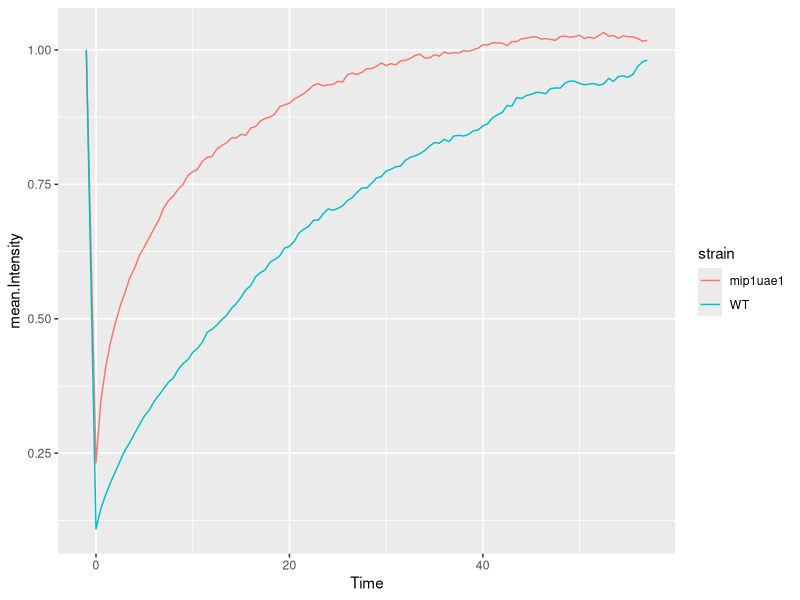
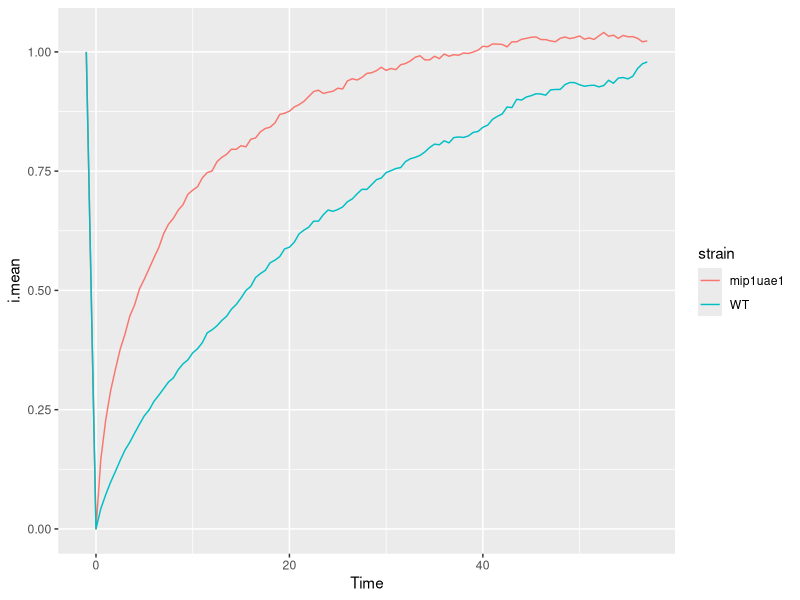
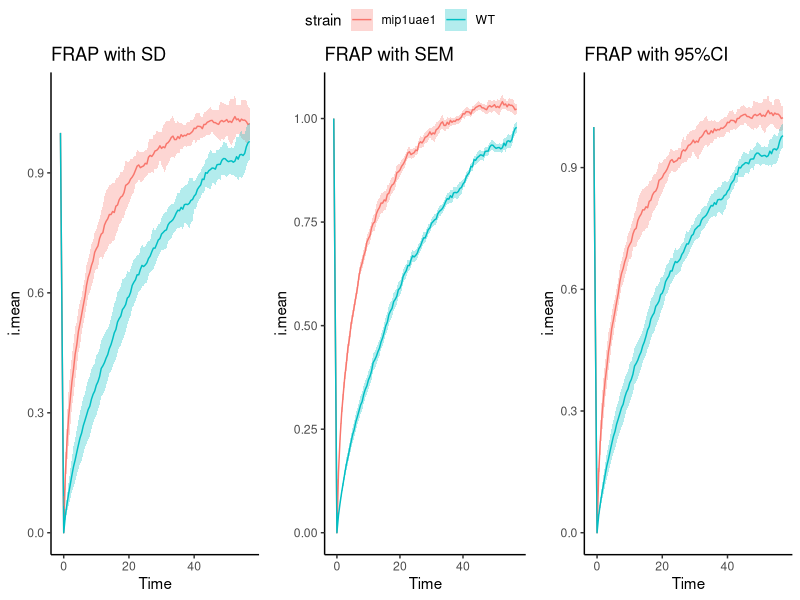
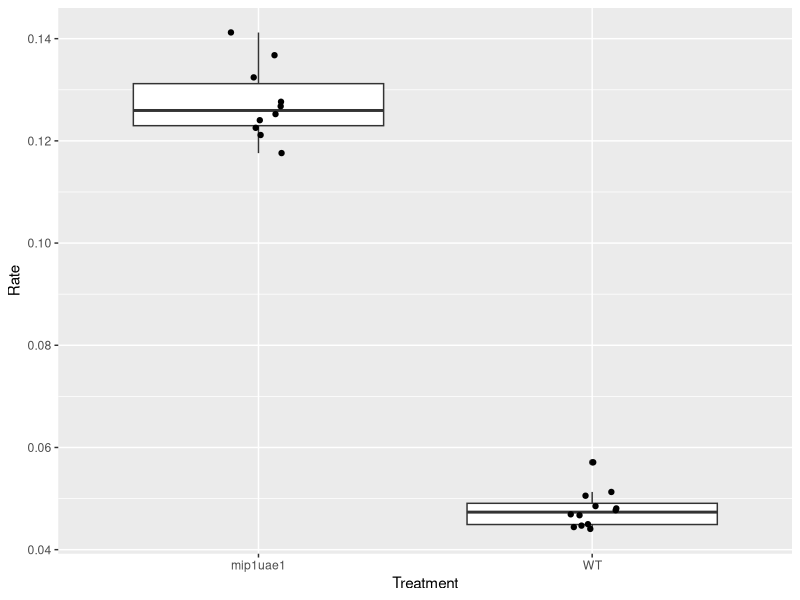
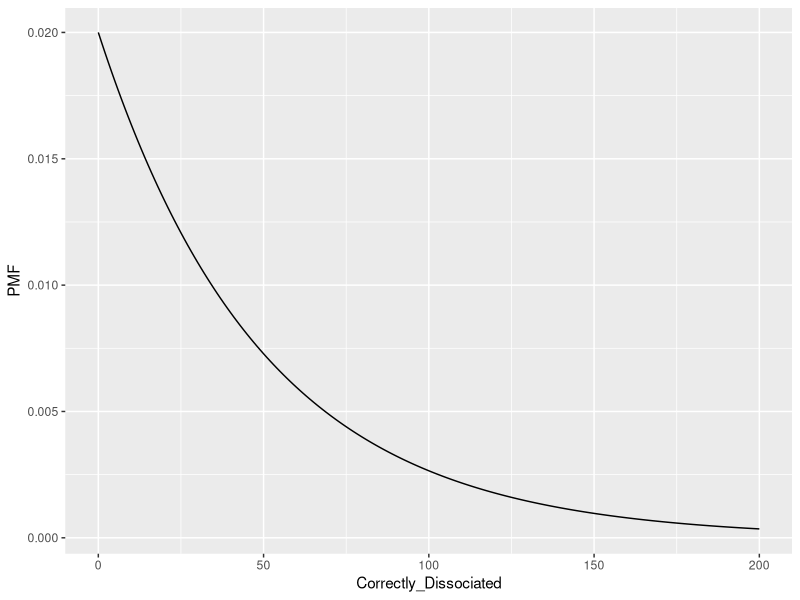
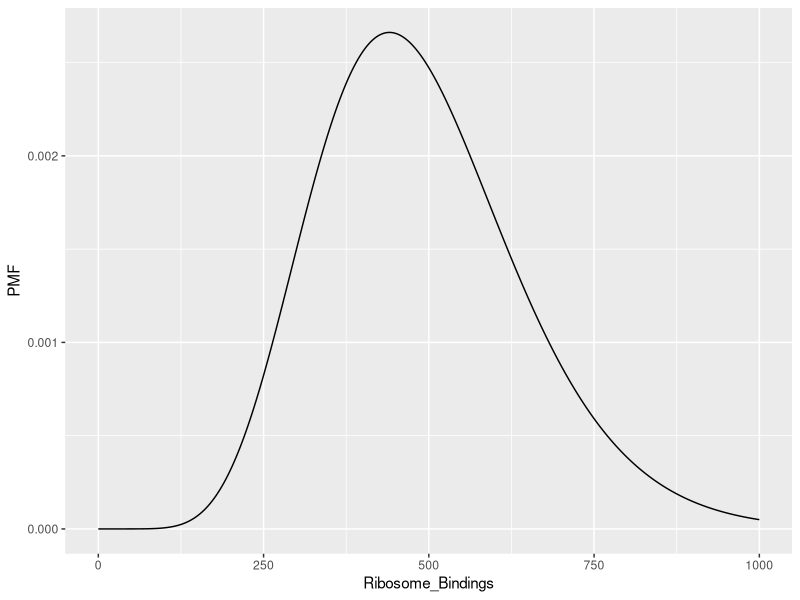
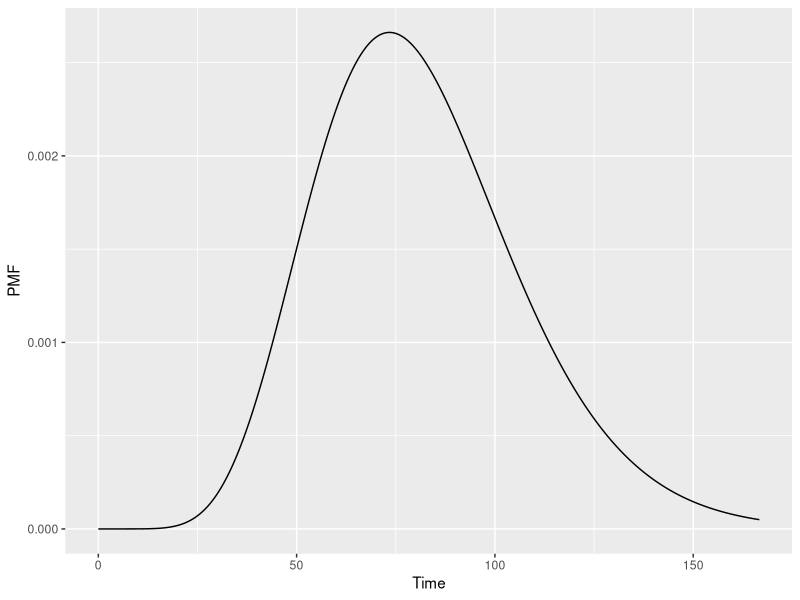
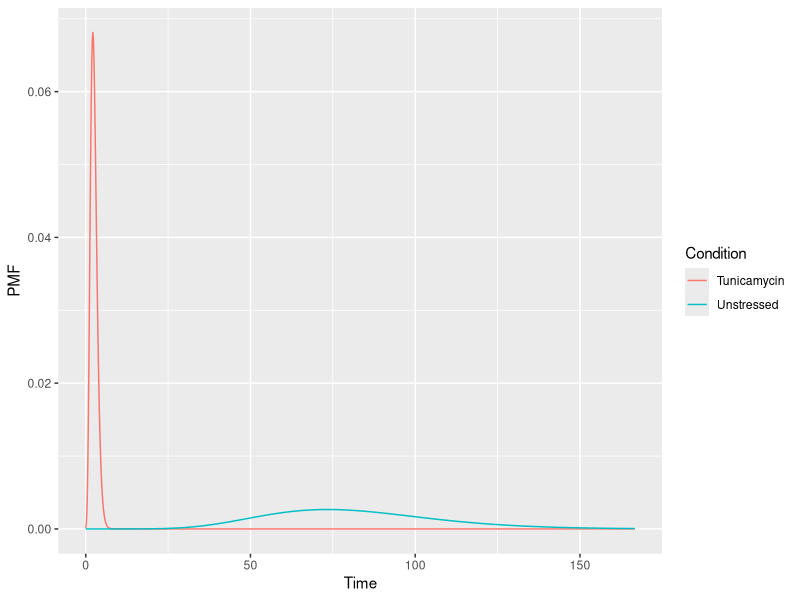

R code for these plots, in order:
## ---- chunk 1
knitr::opts_chunk$set(echo = TRUE)
library(ggplot2)
library(dplyr)
library(ggpubr)
## ---- chunk 2
##load frap data
frap = read.csv("glh_frap.csv", stringsAsFactors = TRUE)
head(frap)
# View(frap)
str(frap)
## ---- chunk 3
frap.summary = frap %>% 
  group_by(Time, strain) %>%
  summarise(mean.Intensity = mean(Intensity))
head(frap.summary)
# View(frap.summary)

ggplot(frap.summary, aes(x = Time, y = mean.Intensity, color = strain))+
  geom_line()
## ---- chunk 4
# normalization
affine.transform = function(x) {(x-min(x))/(1-min(x))}
## ---- chunk 5
frap = frap %>%
  group_by(strain, rep) %>%
  mutate(norm.Intensity = affine.transform(Intensity))
head(frap)
# View(frap)
## ---- chunk 6
frap.norm.summary = frap %>% 
  group_by(Time, strain) %>%
  summarise(i.mean = mean(norm.Intensity))
head(frap.norm.summary)
# View(frap.norm.summary)

ggplot(frap.norm.summary, aes(x = Time, y = i.mean, color = strain))+
  geom_line()
## ---- chunk 7
frap.norm.summary = frap %>% 
  group_by(Time, strain) %>%
  summarise(i.mean = mean(norm.Intensity),
            i.sd = sd(norm.Intensity),
            i.se = sd(norm.Intensity)/sqrt(max(rep)),
            n.rep = max(rep))
head(frap.norm.summary)
# View(frap.norm.summary)
## ---- chunk 8
frap.norm.summary$sd.upper = frap.norm.summary$i.mean +
  frap.norm.summary$i.sd
frap.norm.summary$sd.lower = frap.norm.summary$i.mean -
  frap.norm.summary$i.sd

frap.norm.summary$se.upper = frap.norm.summary$i.mean +
  frap.norm.summary$i.se
frap.norm.summary$se.lower = frap.norm.summary$i.mean -
  frap.norm.summary$i.se

frap.norm.summary$ci.upper = frap.norm.summary$i.mean +
  qt(0.975,df = frap.norm.summary$n.rep-1)*frap.norm.summary$i.se
frap.norm.summary$ci.lower = frap.norm.summary$i.mean -
  qt(0.975,df = frap.norm.summary$n.rep-1)*frap.norm.summary$i.se

head(frap.norm.summary)
# View(frap.norm.summary)
## ---- chunk 9
# SD
sd.plot = ggplot(frap.norm.summary, aes(x=Time, y=i.mean, color=strain)) +
  geom_line() +
  geom_ribbon(aes(ymin=sd.lower, ymax=sd.upper, fill=strain),
              alpha=0.3, linetype = 0) +
  theme_classic() +
  ggtitle("FRAP with SD")

# SEM
se.plot = ggplot(frap.norm.summary, aes(x=Time, y=i.mean, color=strain)) +
  geom_line() +
  geom_ribbon(aes(ymin=se.lower, ymax=se.upper, fill=strain),
              alpha=0.3, linetype = 0) +
  theme_classic() +
  ggtitle("FRAP with SEM")

# 95%CI
ci.plot = ggplot(frap.norm.summary, aes(x=Time, y=i.mean, color=strain)) +
  geom_line() +
  geom_ribbon(aes(ymin=ci.lower, ymax=ci.upper, fill=strain),
              alpha=0.3, linetype = 0) +
  theme_classic() +
  ggtitle("FRAP with 95%CI")

ggarrange(sd.plot, se.plot, ci.plot, nrow=1, common.legend=TRUE)
## ---- chunk 10
frap.rates = read.csv("rates_glh.csv")
head(frap.rates)

ggplot(data = frap.rates, aes(x=Treatment , y=Rate)) +
  geom_boxplot() +
  geom_jitter(width=0.1)
## ---- chunk 11
wt.rate = frap.rates[frap.rates$Treatment=="WT","Rate"]
mut.rate = frap.rates[frap.rates$Treatment=="mip1uae1","Rate"]

# small samples often don't look normal even when drawn from a normal distribution!
shapiro.test(wt.rate)
shapiro.test(mut.rate)

# we expect the sampling distribution of the sample means really ought to come
# from a normal distribution, so we can use a t-test but a non-parametric test
# will also do here
t.test(wt.rate, mut.rate) # gives a more significant p-value
wilcox.test(wt.rate, mut.rate)
## ---- chunk 12
# Create the "ideal" NB probability mass function over the range x=0:200.
atf4.unstressed.pmf <- dnbinom(0:200, 1, 0.02)

# Create a data frame with two columns: the range vector, and
# the corresponding PMF values.
atf4.unstressed.pmf.df <- data.frame(PMF = atf4.unstressed.pmf,
                                     Correctly_Dissociated = 0:200)

# Make a density plot (the range goes on the x-axis, the density goes on the y-axis).
ggplot(atf4.unstressed.pmf.df, aes(x=Correctly_Dissociated, y=PMF)) +
  geom_line(stat="identity")
## ---- chunk 13
# Create the probability mass function over the range 0:1000 (ribosome bindings)
# for r=10 "successes"
atf4.response.activation.pmf <- dnbinom(0:1000, 10, 0.02)

# Create a data.frame with the data
atf4.response.activation.pmf.df = data.frame(
  PMF = atf4.response.activation.pmf, 
  Ribosome_Bindings = 0:1000)

# Make a density plot 
ggplot(atf4.response.activation.pmf.df, 
       aes(x=Ribosome_Bindings, y=PMF)) +
  geom_line(stat="identity")
## ---- chunk 14
# Add a Time column to this data frame giving the number of minutes to activation.
atf4.response.activation.pmf.df =  atf4.response.activation.pmf.df %>% 
  mutate(Time = Ribosome_Bindings / 6)

# Make a density plot of the TIME to activate the response
# (time goes on the x-axis, density goes on the y-axis).
ggplot(atf4.response.activation.pmf.df, 
       aes(x=Time, y=PMF)) +
  geom_line(stat="identity")
## ---- chunk 15
# First, add a 'Condition' column to the "activated" data frame and set it to
# "Unstressed"
atf4.response.activation.pmf.df = atf4.response.activation.pmf.df %>% 
  mutate(Condition = "Unstressed")

# Create the PMF for the stressed condition over the range 0:1000 ribosome bindings
atf4.stress.response.activation.pmf <- dnbinom(0:1000, 10, 0.4)

# Create a data.frame with the data for the stressed condition.
# Add columns for Ribosome_Bindings, Time, and Condition.
atf4.stress.response.activation.pmf.df =
  data.frame(PMF = atf4.stress.response.activation.pmf, 
             Ribosome_Bindings = 0:1000,
             Time = 0:1000 / 6,
             Condition = "Tunicamycin")

# Row bind the unstressed and stressed data to create a full data set.
q2d.combined.data <- rbind( atf4.response.activation.pmf.df,
                            atf4.stress.response.activation.pmf.df )

# Make a combined density plot with 'Time' as the independent variable, and
# map the color to condition.
ggplot(q2d.combined.data, 
       aes(x=Time, y=PMF, color=Condition)) +
  geom_line(stat="identity")
